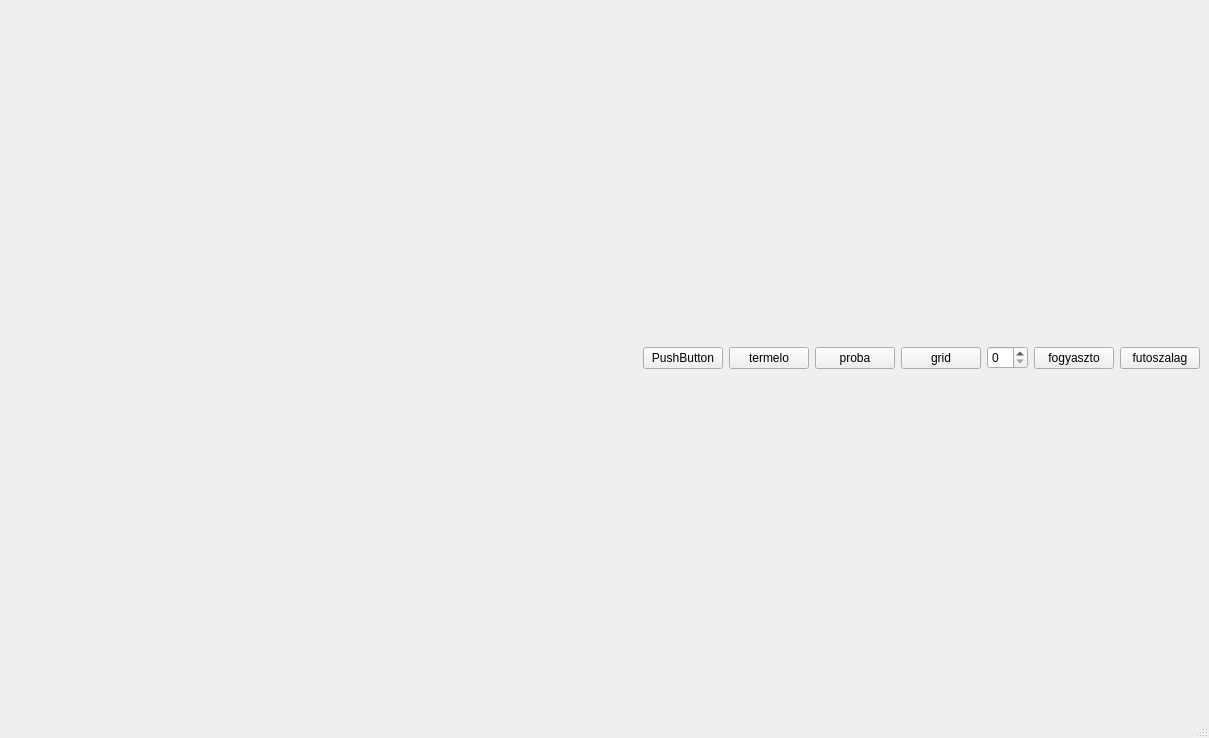
<?xml version="1.0" encoding="UTF-8"?>
<ui version="4.0">
 <class>MainWindow</class>
 <widget class="QMainWindow" name="MainWindow">
  <property name="geometry">
   <rect>
    <x>0</x>
    <y>0</y>
    <width>1209</width>
    <height>738</height>
   </rect>
  </property>
  <property name="windowTitle">
   <string>MainWindow</string>
  </property>
  <widget class="QWidget" name="centralwidget">
   <layout class="QHBoxLayout" name="horizontalLayout">
    <item>
     <layout class="QVBoxLayout" name="verticalLayout">
      <item>
       <spacer name="verticalSpacer_2">
        <property name="orientation">
         <enum>Qt::Vertical</enum>
        </property>
        <property name="sizeHint" stdset="0">
         <size>
          <width>20</width>
          <height>40</height>
         </size>
        </property>
       </spacer>
      </item>
      <item>
       <layout class="QHBoxLayout" name="horizontalLayout_2">
        <item>
         <spacer name="horizontalSpacer">
          <property name="orientation">
           <enum>Qt::Horizontal</enum>
          </property>
          <property name="sizeHint" stdset="0">
           <size>
            <width>40</width>
            <height>20</height>
           </size>
          </property>
         </spacer>
        </item>
        <item>
         <layout class="QGridLayout" name="gridLayout"/>
        </item>
        <item>
         <spacer name="horizontalSpacer_2">
          <property name="orientation">
           <enum>Qt::Horizontal</enum>
          </property>
          <property name="sizeHint" stdset="0">
           <size>
            <width>40</width>
            <height>20</height>
           </size>
          </property>
         </spacer>
        </item>
       </layout>
      </item>
      <item>
       <spacer name="verticalSpacer">
        <property name="orientation">
         <enum>Qt::Vertical</enum>
        </property>
        <property name="sizeHint" stdset="0">
         <size>
          <width>20</width>
          <height>40</height>
         </size>
        </property>
       </spacer>
      </item>
     </layout>
    </item>
    <item>
     <layout class="QGridLayout" name="gridLayout_1"/>
    </item>
    <item>
     <widget class="QPushButton" name="pushButton_6">
      <property name="text">
       <string>PushButton</string>
      </property>
     </widget>
    </item>
    <item>
     <widget class="QPushButton" name="pushButton_4">
      <property name="text">
       <string>termelo</string>
      </property>
     </widget>
    </item>
    <item>
     <widget class="QPushButton" name="pushButton_5">
      <property name="text">
       <string>proba</string>
      </property>
     </widget>
    </item>
    <item>
     <widget class="QPushButton" name="pushButton">
      <property name="text">
       <string>grid</string>
      </property>
     </widget>
    </item>
    <item>
     <widget class="QSpinBox" name="spinBox"/>
    </item>
    <item>
     <widget class="QPushButton" name="pushButton_3">
      <property name="text">
       <string>fogyaszto</string>
      </property>
     </widget>
    </item>
    <item>
     <widget class="QPushButton" name="pushButton_2">
      <property name="text">
       <string>futoszalag</string>
      </property>
     </widget>
    </item>
   </layout>
  </widget>
  <widget class="QMenuBar" name="menubar">
   <property name="geometry">
    <rect>
     <x>0</x>
     <y>0</y>
     <width>1209</width>
     <height>21</height>
    </rect>
   </property>
  </widget>
  <widget class="QStatusBar" name="statusbar"/>
 </widget>
 <resources/>
 <connections/>
</ui>
